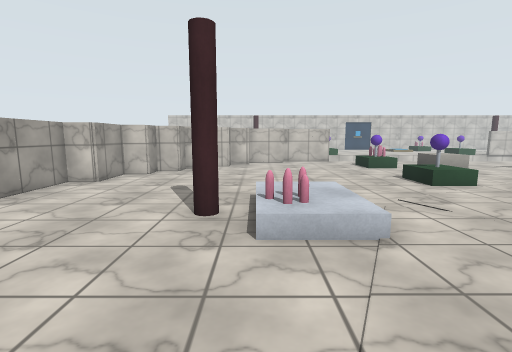
[1] (above)

16 first-person views from a walk through a Unity game level. The camera is 1.5 m above the floor, tilts 8° down and sees 85° across. The floor is counted in squares, 1 m on a side. Each view is taken from the middle of a square. On the plan, view 1 faces up. The plan holds only what a view shows up to about 14 squares ahead; the rest is blank. The place goes on beyond the plan. The player is left out. Surface patterns are stand-ins for the level's own textures.

[2]
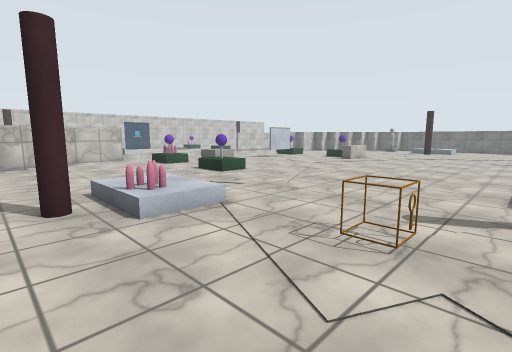

[3]
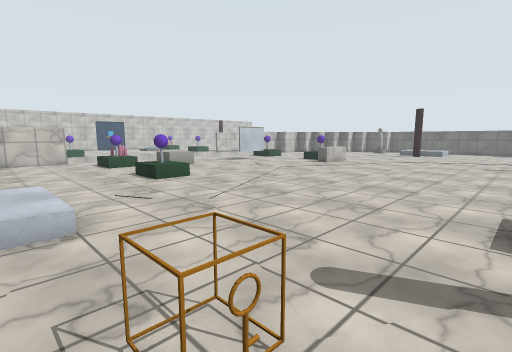

[4]
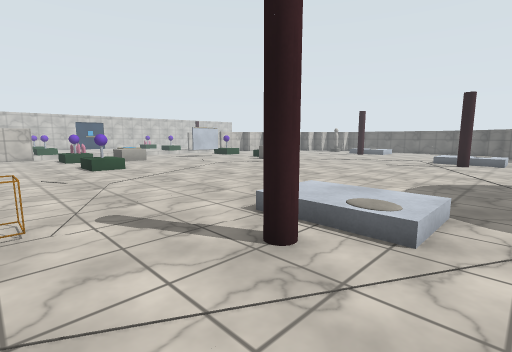

[5]
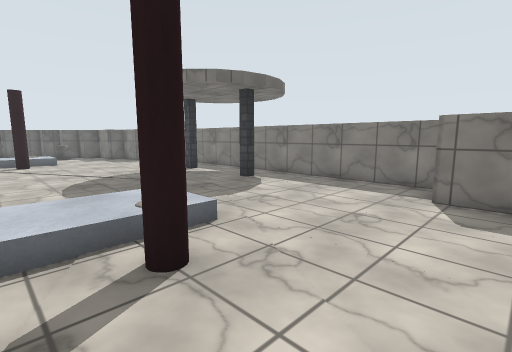

[6]
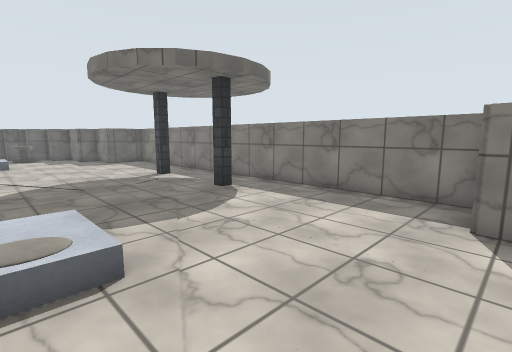

[7]
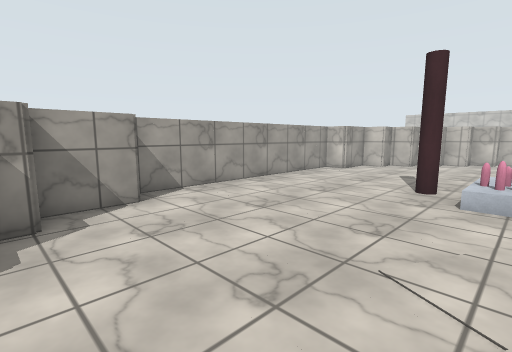

[8]
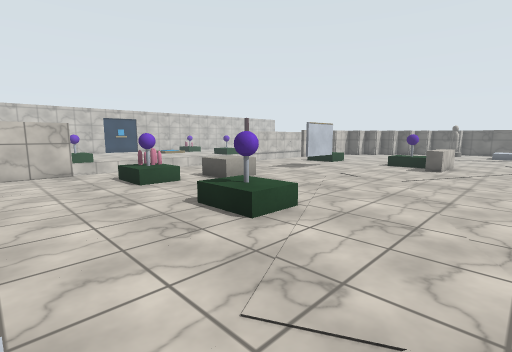

[9]
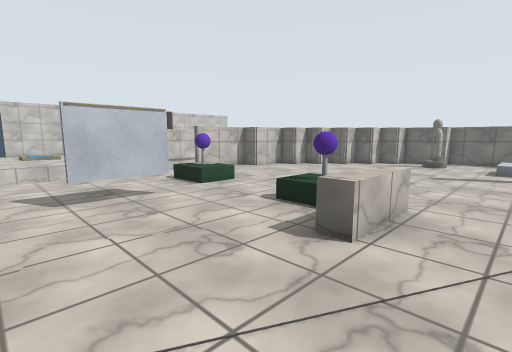

[10]
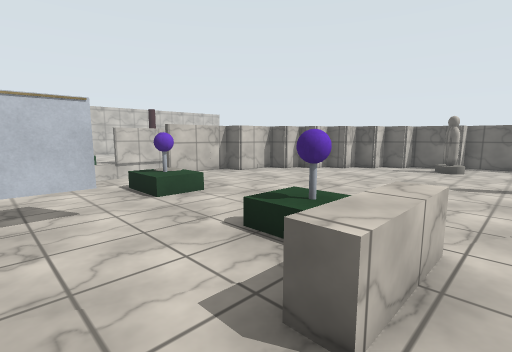

[11]
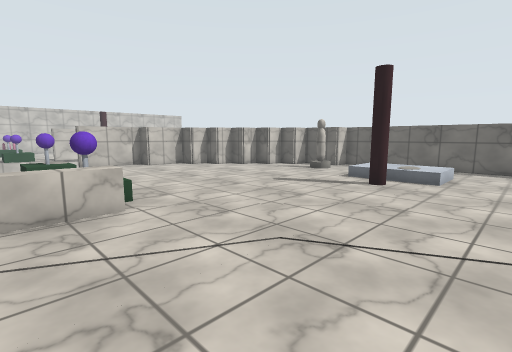

[12]
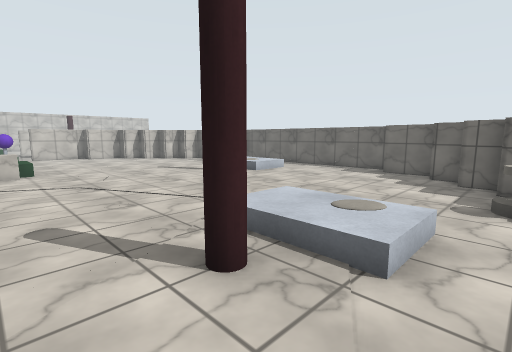

[13]
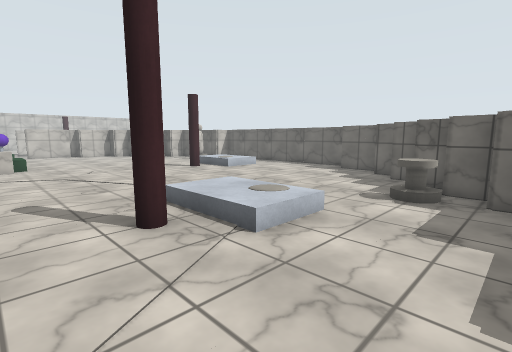

[14]
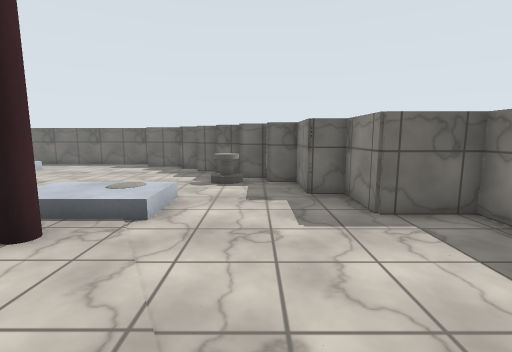

[15]
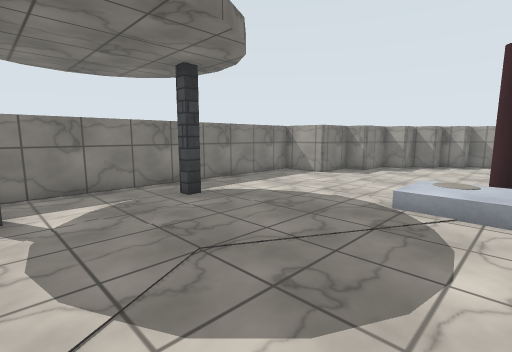

[16]
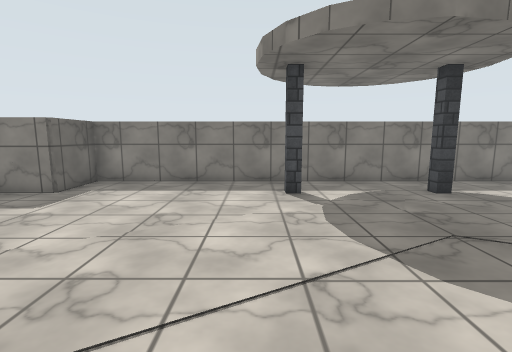

### Floor plan
Key: @ floor where view 1 was taken; # wall or solid block; . floor; ^ raised ledge; O other object.
Columns run from 7 left of view 1 to 31 right of it. Each row starts with its distance up from view 1.
 18          ###               ####
 17       ## .....     ...      ..###
 16      ##. ..... ..  ......  .....##
 15     ##.......O...  ......O.......##
 14    ##........O.OO .......O........##
 13   ##...........OOO..OOO............##
 12  ##............ ....................##
 11  #............  .....................#
 10 ##...........O...........O.........O.##
  9 #....... ....O...........O............#
  8 #....... ..............^^^............#
  7 #.................................... #
  6 #.....O.........................O...  #
  5 #.....O.........................O.O.  #
  4 #.....................................#
  3 #.....................................#
  2 #.....................................#
  1 #........O............................#
  0 #......@.O............................#
 -1 ##............................ ......##
 -2  #..........O.............O... ......#
 -3  ##.........O.............O.........##
 -4   ##...............................##
 -5    ##..........................OO###
 -6     ##...........................#
 -7      ##.........................##
 -8       ###.....................###
 -9         ###......O...O......###
-10           #.................#
-11           ###################

Positions as (right, up) in squares from view 1, and headings:
1: (0, 0), facing up
2: (-2, -1), facing up-right
3: (1, -1), facing up-right
4: (2, -5), facing up-right
5: (2, -1), facing down-right
6: (3, -3), facing down-right
7: (1, -3), facing up-left
8: (2, 5), facing up-right
9: (12, 6), facing up-right
10: (14, 7), facing up-right
11: (16, 2), facing up-right
12: (17, -5), facing up-right
13: (17, -7), facing up-right
14: (15, -6), facing right
15: (14, -2), facing down-left
16: (15, -1), facing down
